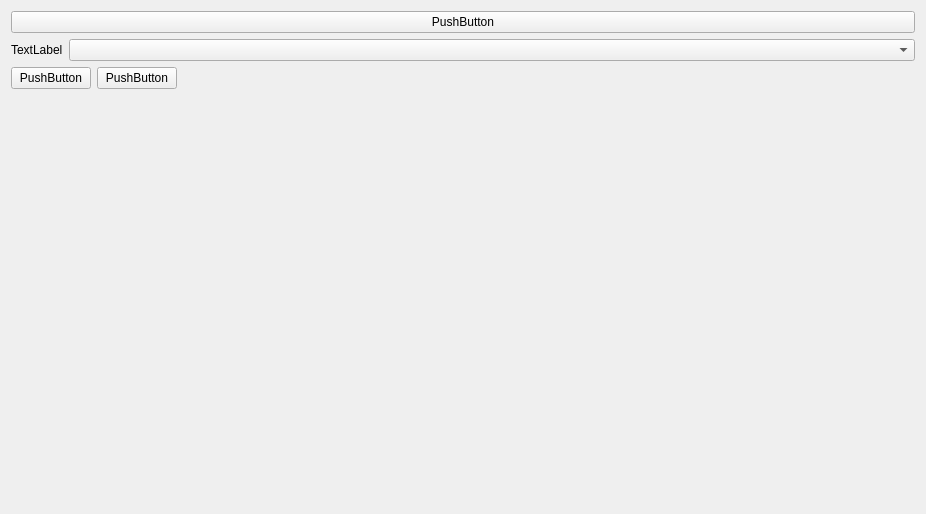
<?xml version="1.0" encoding="UTF-8"?>
<ui version="4.0">
 <class>findcontact</class>
 <widget class="QWidget" name="findcontact">
  <property name="windowModality">
   <enum>Qt::NonModal</enum>
  </property>
  <property name="geometry">
   <rect>
    <x>0</x>
    <y>0</y>
    <width>926</width>
    <height>514</height>
   </rect>
  </property>
  <property name="windowTitle">
   <string>Form</string>
  </property>
  <layout class="QFormLayout" name="formLayout_2">
   <property name="sizeConstraint">
    <enum>QLayout::SetMinAndMaxSize</enum>
   </property>
   <item row="1" column="0">
    <layout class="QVBoxLayout" name="verticalLayout_4">
     <property name="sizeConstraint">
      <enum>QLayout::SetMinAndMaxSize</enum>
     </property>
     <item>
      <layout class="QHBoxLayout" name="horizontalLayout_2">
       <item>
        <widget class="QPushButton" name="pushButton_3">
         <property name="text">
          <string>PushButton</string>
         </property>
        </widget>
       </item>
       <item>
        <widget class="QPushButton" name="pushButton_2">
         <property name="text">
          <string>PushButton</string>
         </property>
        </widget>
       </item>
      </layout>
     </item>
    </layout>
   </item>
   <item row="0" column="0" colspan="2">
    <layout class="QVBoxLayout" name="verticalLayout_2">
     <property name="sizeConstraint">
      <enum>QLayout::SetDefaultConstraint</enum>
     </property>
     <item>
      <widget class="QPushButton" name="pushButton">
       <property name="text">
        <string>PushButton</string>
       </property>
      </widget>
     </item>
     <item>
      <layout class="QFormLayout" name="formLayout_3">
       <item row="0" column="0">
        <widget class="QLabel" name="label">
         <property name="text">
          <string>TextLabel</string>
         </property>
        </widget>
       </item>
       <item row="0" column="1">
        <widget class="QComboBox" name="comboBox"/>
       </item>
      </layout>
     </item>
    </layout>
   </item>
  </layout>
 </widget>
 <resources/>
 <connections/>
</ui>
